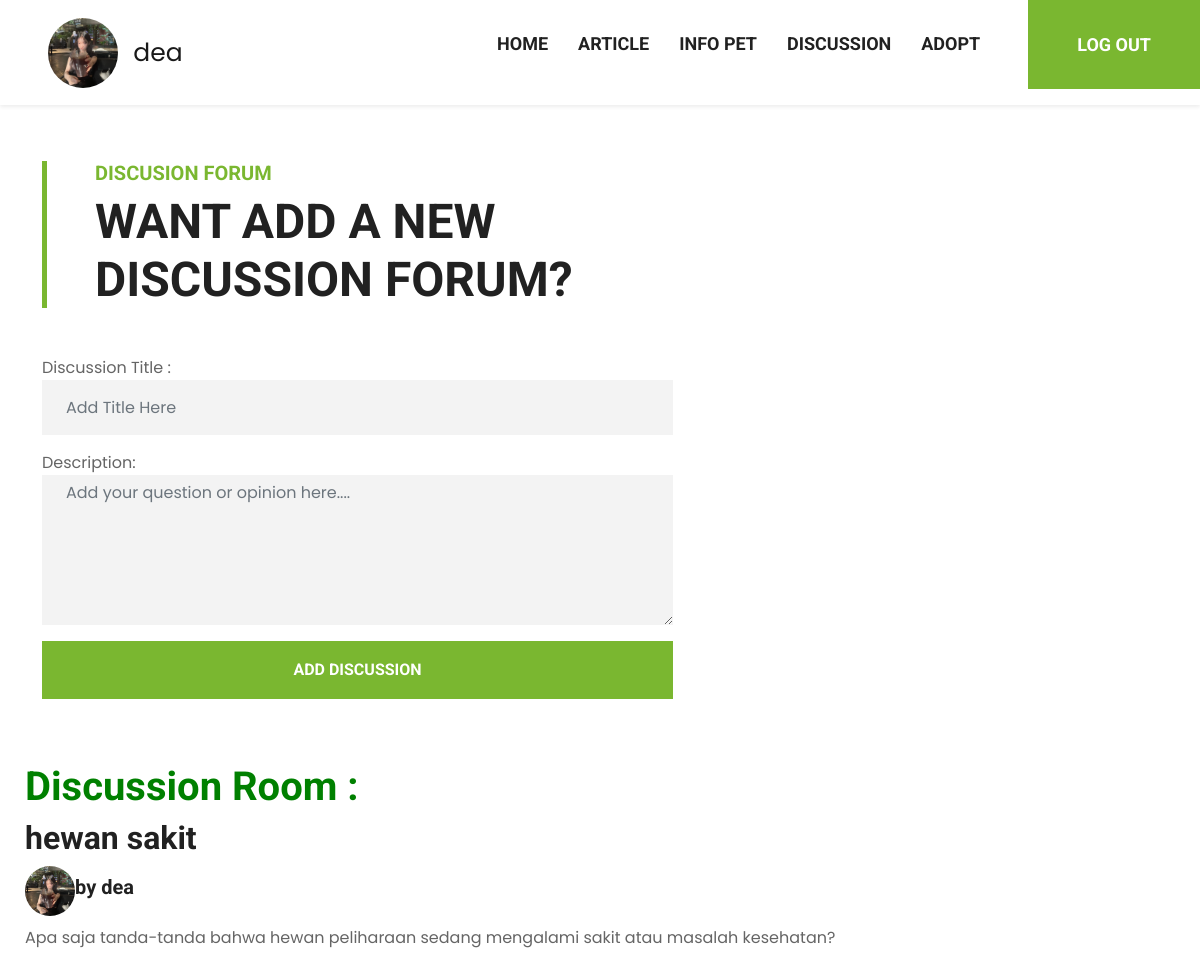
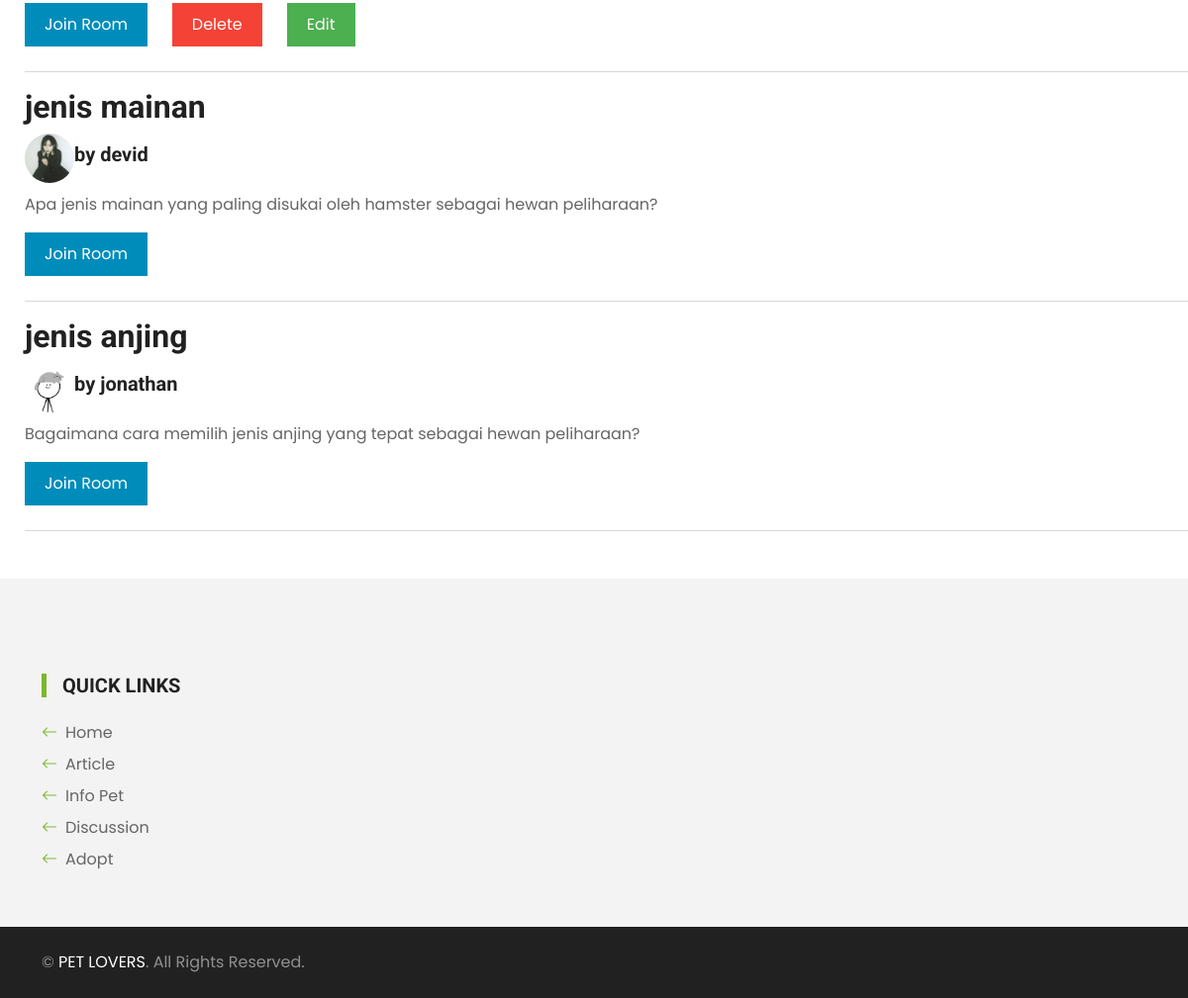
Screenshot of /discuss.php (signed in) with the database file from the repository (2 pictures, top to bottom).
### tables this page shows
CREATE TABLE `discuss` (
  `discuss_id` int(11) NOT NULL,
  `user_id` int(11) DEFAULT NULL,
  `topic` varchar(50) NOT NULL,
  `description` varchar(225) DEFAULT NULL
);

CREATE TABLE `user` (
  `user_id` int(11) NOT NULL,
  `username` varchar(25) NOT NULL,
  `password` varchar(25) NOT NULL,
  `email` varchar(25) NOT NULL,
  `profpict` varchar(255) DEFAULT NULL
);

### discuss.php (the view, shortened to what this page needs)
<html lang="en">
<head>
    <link href="https://cdn.jsdelivr.net/npm/bootstrap-icons@1.4.1/font/bootstrap-icons.css" rel="stylesheet">
    <link href="lib/flaticon/font/flaticon.css" rel="stylesheet">
    <link href="lib/owlcarousel/assets/owl.carousel.min.css" rel="stylesheet">
    <link href="css/bootstrap.min.css" rel="stylesheet">
    <link href="css/style.css" rel="stylesheet">
    <link rel="stylesheet" href="css/profile.css">
</head>
<body>
    <nav class="navbar navbar-expand-lg bg-white navbar-light shadow-sm py-3 py-lg-0 px-3 px-lg-0">
        <a href="index.php" class="navbar-brand ms-lg-5">
            <div>
                <?php if (isset($_COOKIE['username'])) { ?>
                    <img class="profile-pic" src="imgSignUp/<?php echo $_COOKIE['profpict']; ?>" alt="Profile Picture">
                    <span class="username"><?php echo $_COOKIE['username']; ?></span>
                <?php } ?>
            </div>
        </a>
        <div class="collapse navbar-collapse" id="navbarCollapse">
            <div class="navbar-nav ms-auto py-0">
                <a href="index.php" class="nav-item nav-link">Home</a>
                <a href="blog.php" class="nav-item nav-link">Article</a>
                <a href="infoPet.php" class="nav-item nav-link">Info Pet</a>
                <a href="discuss.php" class="nav-item nav-link">Discussion</a>
                <a href="adopt.php" class="nav-item nav-link">Adopt</a>
                <?php if (isset($_COOKIE['username'])) { ?>
                    <form action="" method="post">
                        <button type="submit" name="submit" class="btn nav-item nav-link nav-contact bg-primary text-white px-5 ms-lg-5">LOG OUT</button>
                    </form>
                <?php } else { ?>
                    <a href="signin2.php" class="nav-item nav-link nav-contact bg-primary text-white px-5 ms-lg-5">LOGIN
                        <i class="bi bi-arrow-left"></i></a>
                <?php } ?>
            </div>
        </div>
    </nav>
    <div class="container-fluid py-5">
        <div class="container">
            <div class="border-start border-5 border-primary ps-5 mb-5" style="max-width: 600px;">
                <h5 class="text-primary text-uppercase">Discusion Forum</h5>
                <h1 class="display-5 text-uppercase mb-0">Want add a new discussion Forum?</h1>
            </div>
            <form method="POST" action="<?php echo htmlspecialchars($_SERVER["PHP_SELF"]); ?>" enctype="multipart/form-data">
                <div class="row g-5">
                    <div class="col-lg-7">
                        <form method="POST">
                            <div class="row g-3">
                                <div class="col-12">
                                    <label for="topic">Discussion Title :</label><br>
                                    <input type="text" name="topic" id="topic" class="form-control bg-light border-0 px-4" placeholder="Add Title Here" style="height: 55px;">
                                </div>
                                <div class="col-12">
                                    <label for="description">Description:</label><br>
                                    <textarea type="text" name="description" id="descriptiom" class="form-control bg-light border-0 px-4" placeholder="Add your question or opinion here...." style="height: 150px;"></textarea>
                                </div>
                                <div class="col-12">
                                    <button class="btn btn-primary w-100 py-3" type="submit">Add Discussion</button>
                                </div>
                            </div>
                        </form>
                    </div>
                </div>
            </form>
        </div>
    </div>
    <?php
    include "connectToSQL.php";
    $sql = "SELECT * FROM discuss";
    $result = mysqli_query($connectToSQL, $sql);
    echo "<h1 style='color: green; margin-left: 25;'> Discussion Room :</h1>";
    while ($row = mysqli_fetch_assoc($result)) {
        $queryGetName = "SELECT * FROM user WHERE user_id = '{$row['user_id']}'";
        $sql = mysqli_query($connectToSQL, $queryGetName);
        $data = mysqli_fetch_assoc($sql);
        echo "<h2 style='margin-left: 25px;'>" . $row["topic"] . "</h2>";
        echo "<div style=' margin-left:25px; display: flex; align-items:center;'><img style='width:50px; height:50px; border-radius:50%;' src='imgSignUp/{$data['profpict']}' alt=''><h5>" ." by " . "{$data['username']}</h5></div>";
        echo "<p style='margin-left: 25px; margin-top: 10px;'>" . $row["description"] . "</p>";
        echo "<a href='repplycomment.php?id={$row['discuss_id']}&username={$data['username']}'><button class='button'>Join Room</button></a>";
        if ($_SESSION['user_id'] == $row['user_id']) {
            echo "<a href='deletediscuss.php?id={$row['discuss_id']}'><button class='button button-danger'>Delete</button></a><a href='editdiscuss.php?id={$row['discuss_id']}'><button class='button button-success'>Edit</button></a>";
        }
        echo "<hr style='margin-top: 25; margin-left: 25;'>";
    }
    ?>
    <div class="container-fluid bg-light mt-5 py-5">
        <div class="container pt-5">
            <div class="row g-5">
                <div class="col-lg-3 col-md-6">
                    <h5 class="text-uppercase border-start border-5 border-primary ps-3 mb-4">Quick Links</h5>
                    <div class="d-flex flex-column justify-content-start">
                        <a class="text-body mb-2" href="index.php"><i class="bi bi-arrow-left text-primary me-2"></i>Home</a>
                        <a class="text-body mb-2" href="blog.php"><i class="bi bi-arrow-left text-primary me-2"></i>Article</a>
                        <a class="text-body mb-2" href="infoPet.php"><i class="bi bi-arrow-left text-primary me-2"></i>Info Pet</a>
                        <a class="text-body mb-2" href="discuss.php"><i class="bi bi-arrow-left text-primary me-2"></i>Discussion</a>
                        <a class="text-body mb-2" href="adopt.php"><i class="bi bi-arrow-left text-primary me-2"></i>Adopt</a>
                    </div>
                </div>
            </div>
        </div>
    </div>
    <div class="container-fluid bg-dark text-white-50 py-4">
        <div class="container">
            <div class="row g-5">
                <div class="col-md-6 text-center text-md-start">
                    <p class="mb-md-0">&copy; <a class="text-white" href="index.php">PET LOVERS</a>. All Rights
                        Reserved.</p>
                </div>
            </div>
        </div>
    </div>
</body>
</html>

### css/style.css (style rules this page uses)
:root { --primary: #7AB730; --secondary: #FFD33C; --light: #F3F3F3; --dark: #212121; }
.btn { font-family: 'Roboto', sans-serif; text-transform: uppercase; font-weight: 700; transition: .5s; }
.btn-primary { color: #FFFFFF; }
.navbar-light .navbar-nav .nav-link { font-family: 'Roboto', sans-serif; position: relative; margin-left: 30px; padding: 30px 0; font-size: 18px; font-weight: 700; text-transform: uppercase; color: var(--dark); outline: none; transition: .5s; }
@media (min-width: 992px) { .navbar-light .navbar-nav .nav-link::before { position: absolute; content: ""; width: 0; height: 7px; top: -4px; left: 50%; background: var(--primary); transition: .5s; } }
@media (min-width: 992px) { .navbar-light .navbar-nav .nav-link.nav-contact::before { width: 100%; height: 1px; top: -1px; left: 0; } }

### css/profile.css (style rules this page uses)
.profile-pic { width: 70px; border-radius: 50%; -webkit-border-radius: 50%; -moz-border-radius: 50%; -ms-border-radius: 50%; -o-border-radius: 50%; }
.username { font-size: 25px; margin-left: 10px; display: inline-block; vertical-align: middle; }

### discuss.php (style rules this page uses)
.button { background-color: #008CBA; color: white; border: none; padding: 10px 20px; text-align: center; text-decoration: none; display: inline-block; font-size: 16px; margin-left: 25px; }
.button-danger { background-color: #f44336; }
.button-success { background-color: #4CAF50; }

### rows the page displays
discuss: topic "hewan sakit", user.profpict (picture), user.username "dea", description "Apa saja tanda-tanda bahwa hewan peliharaan sedang mengalami sakit atau masalah kesehatan?"
discuss: topic "jenis mainan", user.profpict (picture), user.username "devid", description "Apa jenis mainan yang paling disukai oleh hamster sebagai hewan peliharaan?"
discuss: topic "jenis anjing", user.profpict (picture), user.username "jonathan", description "Bagaimana cara memilih jenis anjing yang tepat sebagai hewan peliharaan?"

### other values shown
$_COOKIE['username'] "dea"
